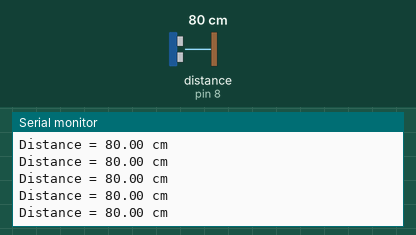
The sketch below on a simulated Arduino Uno, built with avr-gcc and run on an emulated ATmega328P. Shown: the last lines printed to the serial monitor. Wiring (inferred from the names in the program): ultrasonic range finder: trigger pin 9; echo pin 8. Inputs (shaded band) come from the test bench; at power-on: distance to the obstacle (sensor on pin 8) 80 cm. The echo pulse lasts 58.3 µs per cm.

Above: at 1.2 s.
1.3 s: distance to the obstacle (sensor on pin 8) set to 2 cm
At 1.72 s:
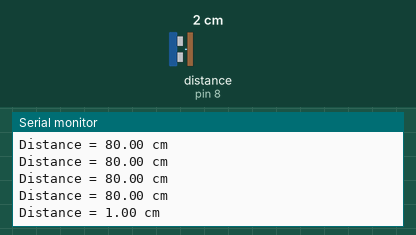
4.3 s: distance to the obstacle (sensor on pin 8) set to 4 cm
At 4.48 s:
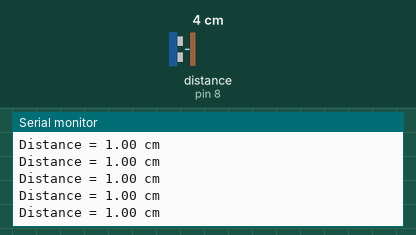
Timing chart, 0 to 7.3 s (numbered marks = the images above; inputs shaded):
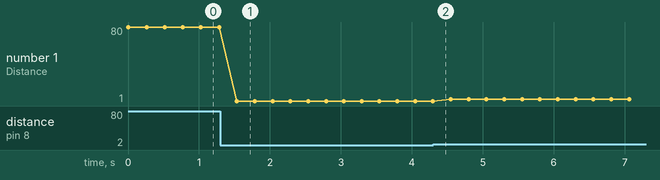

The sketch:

5_1.ino
```cpp
#define TRIGGER_PIN 9 // digital pin D9
#define ECHO_PIN 8 // digital pin D8

void setup() {
Serial.begin (9600);
pinMode(TRIGGER_PIN, OUTPUT);
pinMode(ECHO_PIN, INPUT);
}

void loop() {
double duration, distance;
digitalWrite(TRIGGER_PIN, LOW); // Get Start
delayMicroseconds(2); // stable the line
digitalWrite(TRIGGER_PIN, HIGH); // sending 10 us pulse
delayMicroseconds(10); // delay
digitalWrite(TRIGGER_PIN, LOW); // waiting to receive signals
duration = pulseIn(ECHO_PIN, HIGH); // calculating time
distance = microsecondsToCentimeters(duration);
Serial.print("Distance = ");
Serial.print(distance);
Serial.println(" cm");
delay(250);
}


long microsecondsToCentimeters(long microseconds) {
// The speed of sound is 340 m/s or 29 microseconds per centimeter.
// The ping travels out and back, so to find the distance of the
// object we take half of the distance travelled.
return microseconds/2/29;
}
```

Measured:
- after the input at 1.3 s, the serial monitor: prints a new line after 0.24 s (image 1)
- plotted number 1: 80 → 1 after the input at 1.3 s, 1 → 3 after the input at 4.3 s
